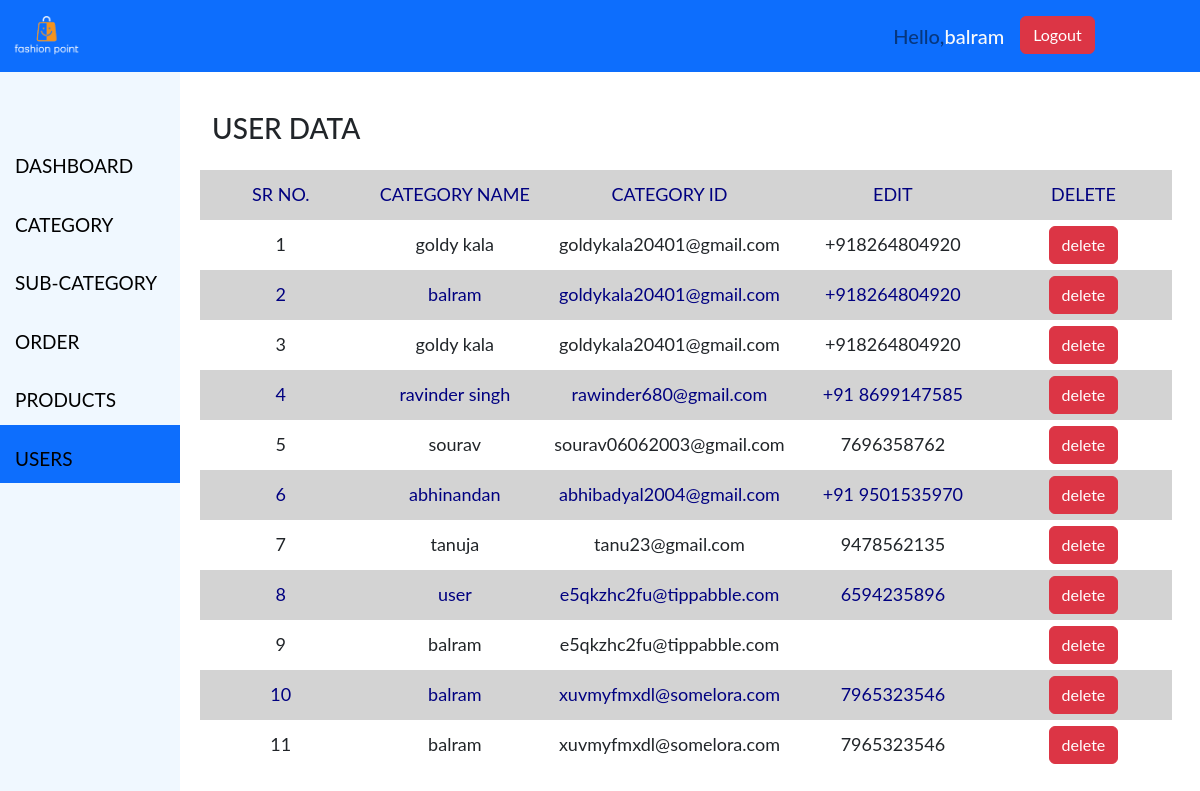
The app's page /admin/user_page.php (signed in) with its own data.
### tables this page shows
CREATE TABLE `tb_userdata` (
  `id` int(11) NOT NULL,
  `user_name` varchar(255) NOT NULL,
  `email` varchar(255) NOT NULL,
  `password` varchar(255) NOT NULL,
  `gender` enum('male','female','other') NOT NULL,
  `phone_no` varchar(255) NOT NULL
);

### admin/user_page.php (the view, shortened to what this page needs)
<?php
$conn = mysqli_connect('localhost','root','','db_project');
$p="SELECT * FROM tb_userdata";
$p1= mysqli_query($conn,$p);
?>
<!DOCTYPE html>
<html lang="en">
<head>
    <link rel="stylesheet" href="../cdn/css/bootstrap.css">
</head>
<body>
    <?php include"navbar.php";?>
    <div class="container-fluid mt-5">
        <div class="row">
            <div class="col-md-2">
                <?php include'sidebar.php';?>
            </div>
            <div class="col-md-10">
            <div class="row my-3">
                    <div class="col-md-9 mt-5">
                        <h3>USER DATA</h3>
                    </div>
                </div>
                <div class="row mr-3">
                    <table>
                        <tr>
                            <td>SR NO.</td>
                            <td>CATEGORY NAME</td>
                            <td>CATEGORY ID</td>
                            <td>EDIT</td>
                            <td>DELETE</td>
                        </tr>
                </div>
                <div class="row">
                    <?php
                        $i=1;
                        while($p2=mysqli_fetch_array($p1)){
                        echo"<tr>";
                            echo"<td>".$i."</td>";
                            echo"<td>".$p2['user_name']."</td>";
                            echo"<td>".$p2['email']."</td>";
                            echo"<td>".$p2['phone_no']."</td>";
                            echo"<td><a class='btn btn-danger' href='delete_user.php?uid=".$p2['id']."'>delete</a></td>";
                            echo"</tr>";
                            $i++;
                        }
                    ?>
                </div>
            </div>
        </div>
    </div>
</body>
</html>

### admin/user_page.php (style rules this page uses)
td { height: 50px; width: 250px; font-size: 18px; text-align: center; }
table { border-collapse: collapse; }
tr:nth-child(odd) { background-color: #D3D3D3; color:navy; }

### admin/sidebar.php (style rules this page uses)
body { font-family: "Lato", sans-serif; }

### records on screen
tb_userdata: user_name "goldy kala", email "goldykala20401@gmail.com", phone_no "+918264804920"
tb_userdata: user_name "balram", email "goldykala20401@gmail.com", phone_no "+918264804920"
tb_userdata: user_name "goldy kala", email "goldykala20401@gmail.com", phone_no "+918264804920"
tb_userdata: user_name "ravinder singh", email "rawinder680@gmail.com", phone_no "+91 8699147585"
tb_userdata: user_name "sourav", email "sourav06062003@gmail.com", phone_no "7696358762"
tb_userdata: user_name "abhinandan", email "abhibadyal2004@gmail.com", phone_no "+91 9501535970"
tb_userdata: user_name "tanuja", email "tanu23@gmail.com", phone_no "9478562135"
tb_userdata: user_name "user", email "e5qkzhc2fu@tippabble.com", phone_no "6594235896"
tb_userdata: user_name "balram", email "e5qkzhc2fu@tippabble.com"
tb_userdata: user_name "balram", email "xuvmyfmxdl@somelora.com", phone_no "7965323546"
tb_userdata: user_name "balram", email "xuvmyfmxdl@somelora.com", phone_no "7965323546"

### other values on screen
$_SESSION['user_name'] "balram"
